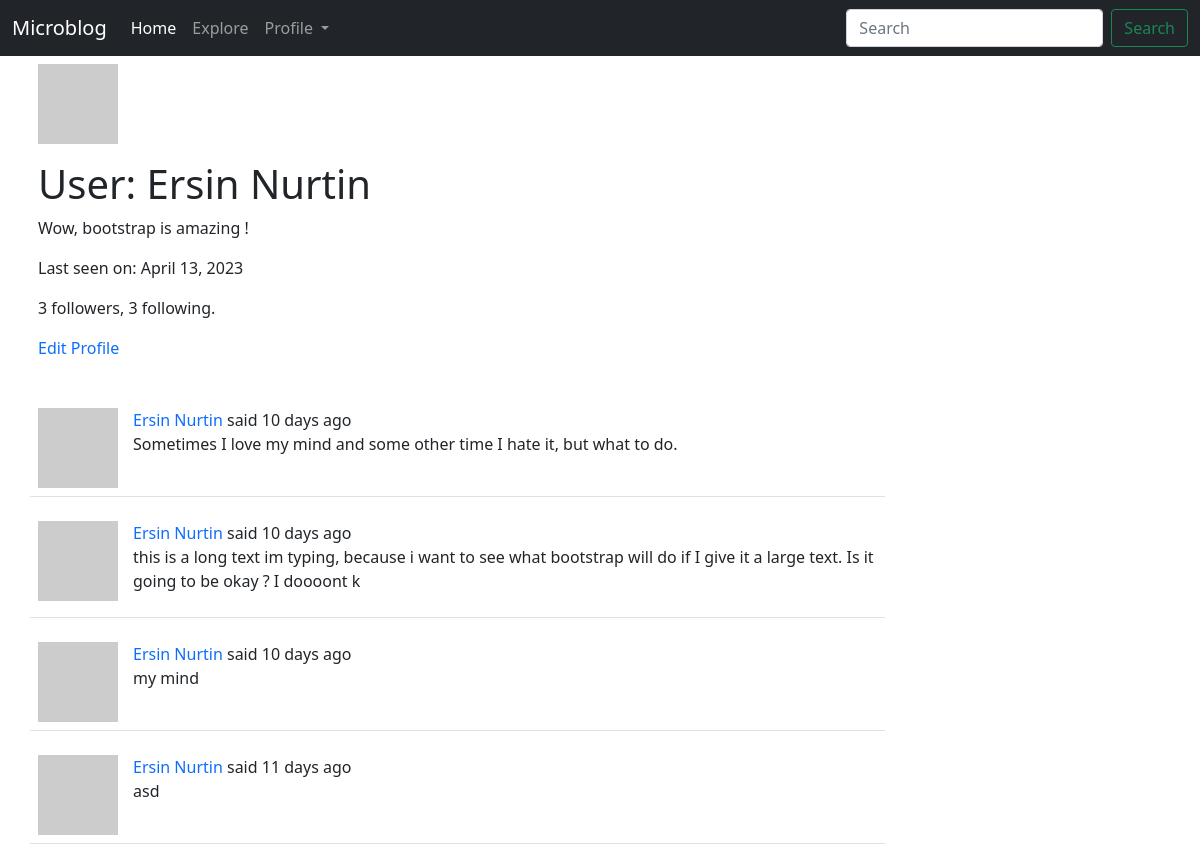
/user/Ersin Nurtin (signed in, upper part), run on an earlier commit of the app's database.
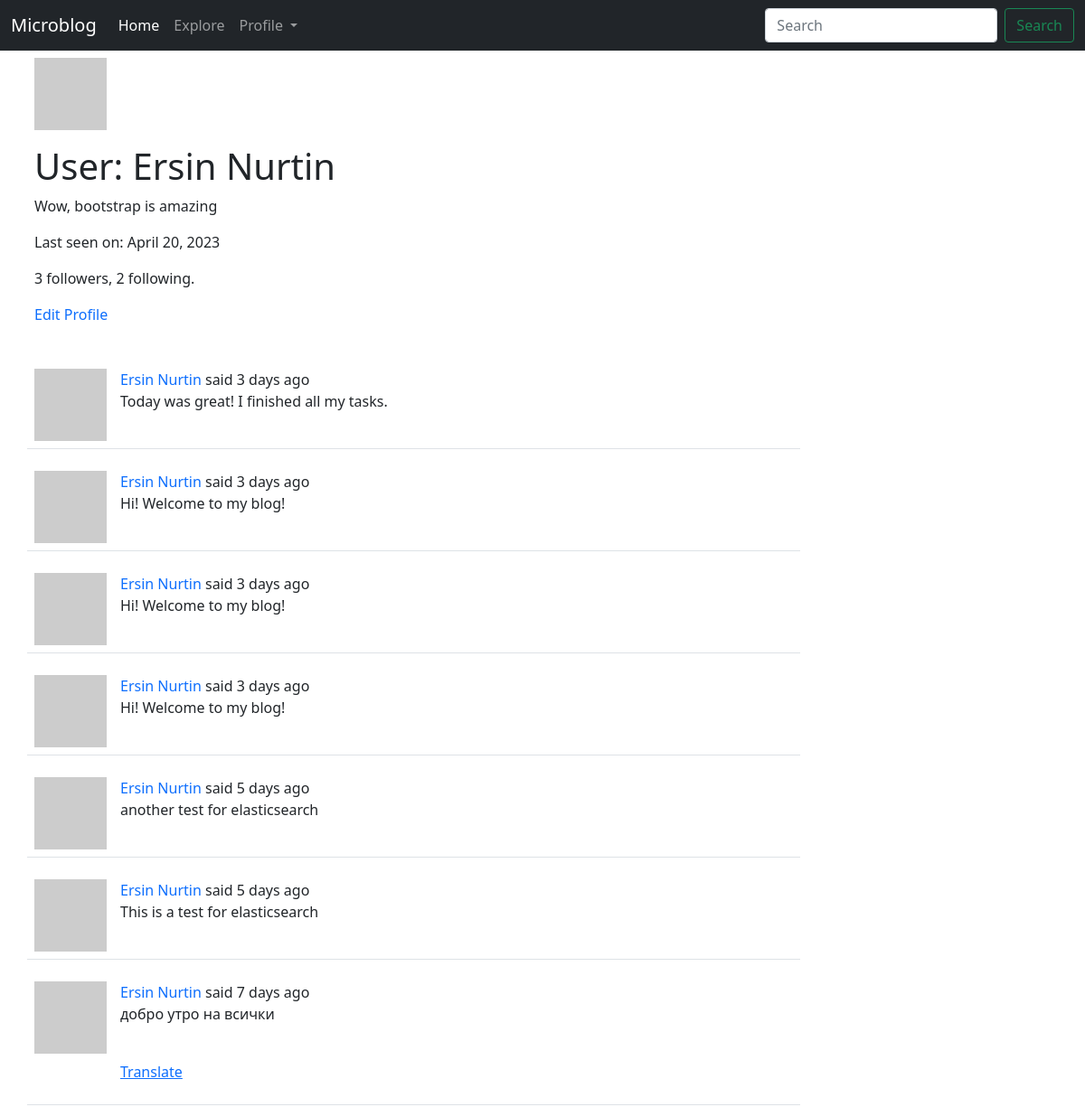
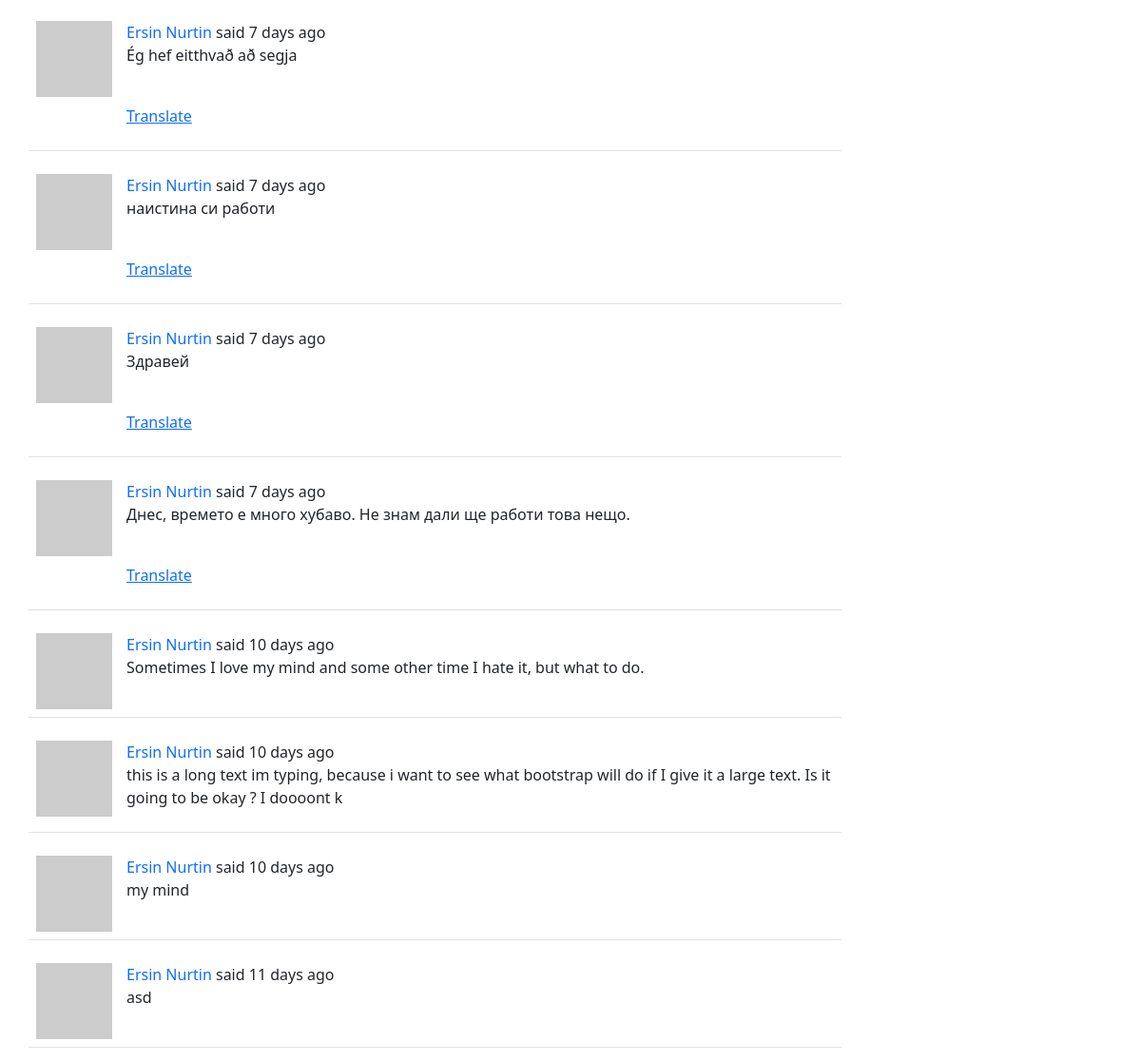
And on a later commit of the database (2 pictures, top to bottom).
### app/models.py (models this page shows, shortened)
class User(UserMixin, db.Model):
	id = db.Column(db.Integer, primary_key=True)
	username = db.Column(db.String(64), index=True, unique=True)
	email = db.Column(db.String(120), index=True, unique=True)
	password_hash = db.Column(db.String(128))
	about_me = db.Column(db.String(140))
	last_seen = db.Column(db.DateTime, default=datetime.utcnow())
	posts = db.relationship('Post', backref='author', lazy='dynamic')
	followed = db.relationship(
		'User', secondary=followers,
		primaryjoin=(followers.c.follower_id == id),
		secondaryjoin=(followers.c.followed_id == id),
		backref=db.backref('followers', lazy='dynamic'), lazy='dynamic')
	def avatar(self, size):
		digest = md5(self.email.lower().encode('utf-8')).hexdigest()
		return f"https://www.gravatar.com/avatar/{digest}?d=identicon&s={size}"

class SearchableMixin:
	@classmethod
	def before_commit(cls, session):
		session._changes = {
			'add': list(session.new),
			'update': list(session.dirty),
			'delete': list(session.deleted)
		}
	@classmethod
	def after_commit(cls, session):
		for obj in session._changes['add']:
			if isinstance(obj, SearchableMixin):
				add_to_index(obj.__tablename__, obj)
		for obj in session._changes['update']:
			if isinstance(obj, SearchableMixin):
				add_to_index(obj.__tablename__, obj)
		for obj in session._changes['delete']:
			if isinstance(obj, SearchableMixin):
				remove_from_index(obj.__tablename__, obj)
		session._changes = None

class Post(SearchableMixin, db.Model):
	__searchable__ = ['body']
	id = db.Column(db.Integer, primary_key=True)
	body = db.Column(db.String(140))
	timestamp = db.Column(db.DateTime, index=True, default=datetime.utcnow)
	user_id = db.Column(db.Integer, db.ForeignKey('user.id'))
	language = db.Column(db.String(5))

### app/main/routes.py (the view)
@bp.route('/user/<username>')
@login_required
def user(username):
	user_ = User.query.filter_by(username=username).first_or_404()
	form = EmptyForm()
	page = request.args.get('page', 1, type=int)
	posts = user_.posts.order_by(Post.timestamp.desc()).paginate(
		page=page, per_page=current_app.config['POSTS_PER_PAGE'], error_out=False)
	next_url = url_for('main.user', username=user_.username, page=posts.next_num) if posts.has_next else '#'
	prev_url = url_for('main.user', username=user_.username, page=posts.prev_num) if posts.has_prev else '#'
	return render_template('user.html', user=user_, posts=posts.items, form=form, next_url=next_url, prev_url=prev_url)

### app/main/forms.py
class SearchForm(FlaskForm):
	q = StringField(_l('Search'), validators=[DataRequired()])
	s = SubmitField(_l('Search'))
	def __init__(self, *args, **kwargs):
		if 'formdata' not in kwargs:
			kwargs['formdata'] = request.args
		if 'meta' not in kwargs:
			kwargs['meta'] = {'csrf': False}
		super(SearchForm, self).__init__(*args, **kwargs)

class EmptyForm(FlaskForm):
	submit = SubmitField(_l('Submit'))

### app/__init__.py (called while the page is built)
def get_locale():
	user = getattr(g, 'user', None)
	if user is not None:
		return user.locale
	return request.accept_languages.best_match(current_app.config['LANGUAGES'])

### app/main/routes.py (called while the page is built)
@bp.before_app_request
def before_request():
	if current_user.is_authenticated:
		current_user.last_seen = datetime.utcnow()
		db.session.commit()
		g.search_form = SearchForm()
	g.locale = str(get_locale())

### app/models.py (called while the page is built)
@login.user_loader
def load_user(user_id):
	return User.query.get(int(user_id))

### app/templates/user.html (shortened to what this page needs)
{% extends "layout.html" %}
{% block content %}
<div class="container">
    <table class="table table-borderless">
        <tr class="row">
            <td>
                <img src="{{ user.avatar(128) }}" alt="user image"/>
            </td>
            <td>
                <h1>{{ _('User') }}: {{ user.username }}</h1>
                {% if user.about_me %}<p>{{ user.about_me }}</p>{% endif %}
                {% if user.last_seen %}<p>{{ _('Last seen on') }}: {{ moment(user.last_seen).format('LL') }}</p>{% endif %}
                <p>{{ user.followers.count() }} {{ _('followers') }}, {{ user.followed.count() }} {{ _('following') }}.</p>
                {% if user == current_user %}
                <p><a style="text-decoration: none" href="{{ url_for('main.edit_profile') }}">{{ _('Edit Profile') }}</a></p>
                {% else %}
                <p>
                    <form action="{{ url_for('main.unfollow', username=user.username) }}" method="post">
                        {{ form.hidden_tag() }}
                        {{ form.submit(class_='btn btn-secondary', value='Unfollow') }}
                    </form>
                {% endif %}
            </td>
        </tr>
    </table>
</div>
    {% for post in posts %}
        {% include '_post.html' %}
    {% endfor %}
{% endblock content %}

### app/templates/layout.html (shortened to what this page needs)
<!DOCTYPE html>
<html lang="en">
  <head>
      <link href="https://cdn.jsdelivr.net/npm/bootstrap@5.1.3/dist/css/bootstrap.min.css" rel="stylesheet">
  </head>
  <body>
    <nav class="navbar navbar-expand-lg navbar-dark bg-dark">
      <div class="container-fluid">
        <a class="navbar-brand" href="{{ url_for('main.index') }}">Microblog</a>
        <div class="collapse navbar-collapse" id="navbarSupportedContent">
          <ul class="navbar-nav me-auto mb-2 mb-lg-0">
            <li class="nav-item">
              <a class="nav-link active" aria-current="page" href="{{ url_for('main.index') }}">{{ _('Home') }}</a>
            </li>
            {% if current_user.is_anonymous %}
            <li class="nav-item">
              <a class="nav-link" href="{{ url_for('main.explore') }}">{{ _('Explore') }}</a>
            </li>
            <li class="nav-item">
              <a class="nav-link" href="{{ url_for('auth.login') }}">{{ _('Login') }}</a>
            </li>
            {% else %}
            <li class="nav-item">
              <a class="nav-link" href="{{ url_for('main.explore') }}">{{ _('Explore') }}</a>
            </li>
            <li class="nav-item dropdown">
              <a class="nav-link dropdown-toggle" href="{{ url_for('main.user', username=current_user.username) }}" id="navbarDropdown" role="button" data-bs-toggle="dropdown" aria-expanded="false">
                {{ _('Profile') }}
              </a>
            </li>
            {% endif %}
          </ul>
          {% if g.search_form %}
              <form class="d-flex" role="search" action="{{ url_for('main.search') }}" method="get">
                {{ g.search_form.q(size=20, class_="form-control me-2", type="search", placeholder=g.search_form.q.label.text) }}
                {{ g.search_form.s(class_="btn btn-outline-success", type='submit', placeholder=g.search_form.s.text) }}
              </form>
          {% endif %}
        </div>
      </div>
    </nav>
    {% block content %} {% endblock content %}
  </body>
</html>

### app/templates/_post.html (shortened to what this page needs)
<div class="container">
    <table class="table table-hover">
      <tr class="row">
        <td class="col-1"><a href="{{ url_for('main.user', username=post.author.username) }}"><img src=" {{ post.author.avatar(70) }}" alt="user image"/></a>
        <td class="col-8">
          {{ _('%(username)s said %(when)s', username=user_link, when=moment(post.timestamp).fromNow()) }}
          <br>
          <p class="text-body"><span id="post{{ post.id }}">{{ post.body }}</span></p>
          {% if post.language and post.language != g.locale %}
            <br>
                <p><span id="translation{{ post.id }}">
                    <a href="javascript:translate(
                                '#post{{ post.id }}',
                                '#translation{{ post.id }}',
                                '{{ post.language }}',
                                '{{ g.locale }}');">{{ _('Translate') }}</a>
                </span></p>
          {% endif %}
        </td>
      </tr>
    </table>
</div>

What changed in the data, as far as the page shows it:
changed User "Ersin Nurtin": about_me "Wow, bootstrap is amazing !" → "Wow, bootstrap is amazing"; last_seen "April 13, 2023" → "April 20, 2023"
added Post: body "Today was great! I finished all my tasks."
added Post: body "Hi! Welcome to my blog!"
added Post: body "Hi! Welcome to my blog!"
added Post: body "Hi! Welcome to my blog!"
added Post: body "another test for elasticsearch"
added Post: body "This is a test for elasticsearch"
added Post: body "добро утро на всички"
added Post: body "Ég hef eitthvað að segja"
added Post: body "наистина си работи"
added Post: body "Здравей"
added Post: body "Днес, времето е много хубаво. Не знам дали ще работи това нещо."
Also different on the page:
{{ user.followed.count() }}: "3" → "2"
